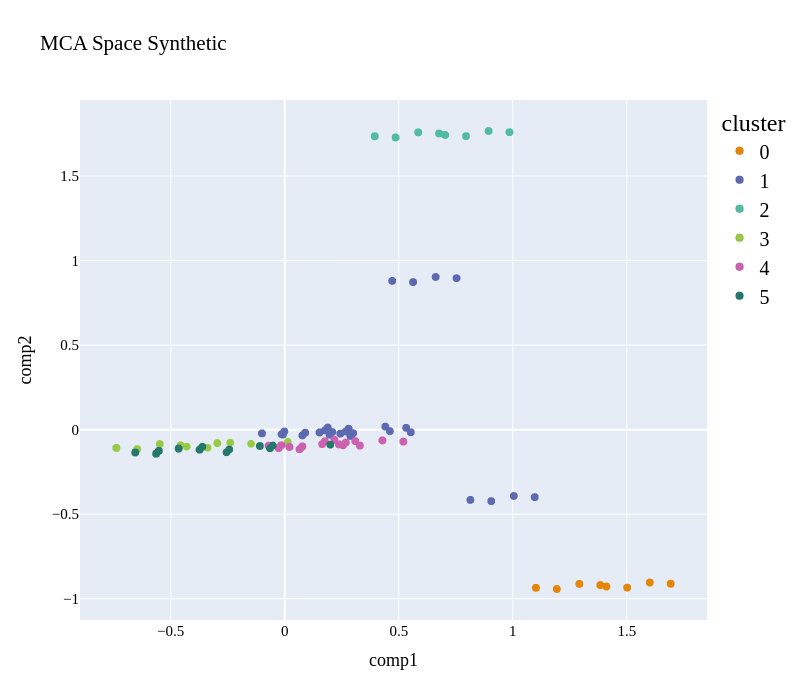

Write notebook code for a chart like this one.
### Code cell
plot_pca_2d(mca_3d_df_s, title="MCA Space Synthetic", opacity=1, width_line = 0.1)

### Figure 1 — Plotly figure (JSON) as saved in the notebook; plotly's stock layout.template omitted (floating-point values rounded to 4 significant figures; data arrays with more than 128 entries replaced by an {"elided": "..."} marker saying what was removed)
{"data": [{"hovertemplate": "cluster=0<br>comp1=%{x}<br>comp2=%{y}<extra></extra>", "legendgroup": "0", "marker": {"color": "rgb(229, 134, 6)", "line": {"color": "black", "width": 0.1}, "opacity": 1, "size": 8, "symbol": "circle"}, "mode": "markers", "name": "0", "showlegend": true, "type": "scattergl", "x": {"elided": "510 float values"}, "xaxis": "x", "y": {"elided": "510 float values"}, "yaxis": "y"}, {"hovertemplate": "cluster=1<br>comp1=%{x}<br>comp2=%{y}<extra></extra>", "legendgroup": "1", "marker": {"color": "rgb(93, 105, 177)", "line": {"color": "black", "width": 0.1}, "opacity": 1, "size": 8, "symbol": "circle"}, "mode": "markers", "name": "1", "showlegend": true, "type": "scattergl", "x": {"elided": "890 float values"}, "xaxis": "x", "y": {"elided": "890 float values"}, "yaxis": "y"}, {"hovertemplate": "cluster=2<br>comp1=%{x}<br>comp2=%{y}<extra></extra>", "legendgroup": "2", "marker": {"color": "rgb(82, 188, 163)", "line": {"color": "black", "width": 0.1}, "opacity": 1, "size": 8, "symbol": "circle"}, "mode": "markers", "name": "2", "showlegend": true, "type": "scattergl", "x": {"elided": "463 float values"}, "xaxis": "x", "y": {"elided": "463 float values"}, "yaxis": "y"}, {"hovertemplate": "cluster=3<br>comp1=%{x}<br>comp2=%{y}<extra></extra>", "legendgroup": "3", "marker": {"color": "rgb(153, 201, 69)", "line": {"color": "black", "width": 0.1}, "opacity": 1, "size": 8, "symbol": "circle"}, "mode": "markers", "name": "3", "showlegend": true, "type": "scattergl", "x": {"elided": "721 float values"}, "xaxis": "x", "y": {"elided": "721 float values"}, "yaxis": "y"}, {"hovertemplate": "cluster=4<br>comp1=%{x}<br>comp2=%{y}<extra></extra>", "legendgroup": "4", "marker": {"color": "rgb(204, 97, 176)", "line": {"color": "black", "width": 0.1}, "opacity": 1, "size": 8, "symbol": "circle"}, "mode": "markers", "name": "4", "showlegend": true, "type": "scattergl", "x": {"elided": "1132 float values"}, "xaxis": "x", "y": {"elided": "1132 float values"}, "yaxis": "y"}, {"hovertemplate": "cluster=5<br>comp1=%{x}<br>comp2=%{y}<extra></extra>", "legendgroup": "5", "marker": {"color": "rgb(36, 121, 108)", "line": {"color": "black", "width": 0.1}, "opacity": 1, "size": 8, "symbol": "circle"}, "mode": "markers", "name": "5", "showlegend": true, "type": "scattergl", "x": {"elided": "1284 float values"}, "xaxis": "x", "y": {"elided": "1284 float values"}, "yaxis": "y"}], "layout": {"autosize": false, "font": {"color": "black", "family": "Gilroy", "size": 15}, "height": 700, "legend": {"font": {"size": 20}, "title": {"font": {"family": "Times New Roman"}, "text": "cluster"}, "tracegroupgap": 0}, "scene": {"xaxis": {"title": {"font": {"color": "black"}, "text": "comp1"}}, "yaxis": {"title": {"font": {"color": "black"}, "text": "comp2"}}}, "showlegend": true, "title": {"text": "MCA Space Synthetic"}, "width": 800, "xaxis": {"anchor": "y", "domain": [0, 1], "title": {"text": "comp1"}}, "yaxis": {"anchor": "x", "domain": [0, 1], "title": {"text": "comp2"}}}}
